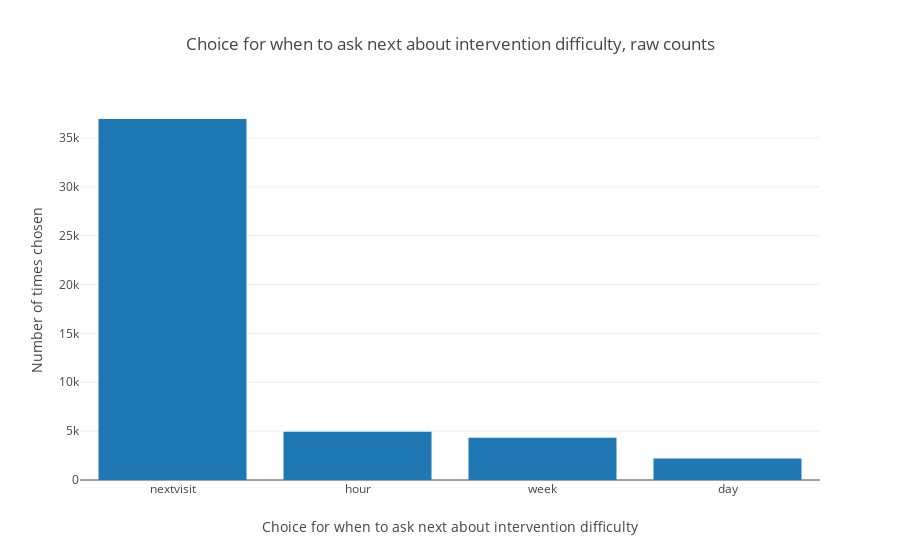

Notebook cell for this chart:
### Code cell
# noexport

plot_survey_choice_counts_raw_per_install()

### Figure 1 — Plotly figure (JSON) as saved in the notebook; plotly's stock layout.template omitted (floating-point values rounded to 4 significant figures)
{"data": [{"orientation": "v", "type": "bar", "uid": "2b0fa7d2-1252-481d-83b7-9934e19aa580", "x": ["nextvisit", "hour", "week", "day"], "y": [36942, 4939, 4321, 2190]}], "layout": {"title": {"text": "Choice for when to ask next about intervention difficulty, raw counts"}, "xaxis": {"title": {"text": "Choice for when to ask next about intervention difficulty"}}, "yaxis": {"title": {"text": "Number of times chosen"}}}}
